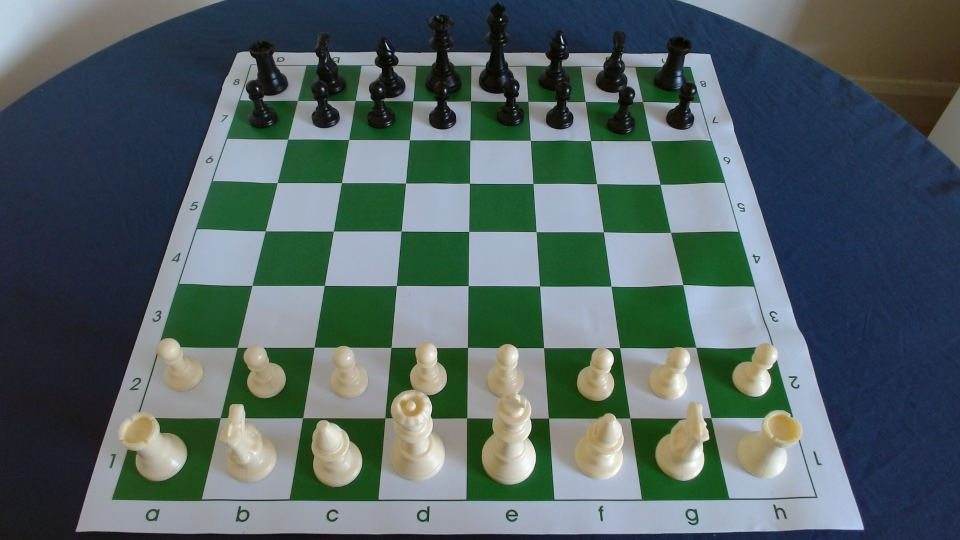
#> input picture notebooks/game_opera/game_opera0.jpg, 1920 x 1080 px (shown at 1/2 size)
$ jupyter execute squares.ipynb
#> lines starting #> are read from the running program, lines starting #| are printed output that depends on the picture; after the words box and inside, x2 and y2 are one past the last pixel; in counts of white or black regions, pixels touching at a corner belong together; long printed decimals are rounded
[cell 1]
import cv2
from matplotlib import pyplot as plt
import numpy as np
import scipy.spatial as spatial
import scipy.cluster as clstr
from collections import defaultdict
import operator
from pathlib import Path

[cell 2]
project_dir = Path.cwd().parent
print(project_dir)

[cell 3]
img = cv2.imread(project_dir / "notebooks" / "game_opera" / "game_opera0.jpg")
#> img is the input picture: shape (1080, 1920, 3); mean B, G, R 99.8, 99, 83
img = cv2.cvtColor(img, cv2.COLOR_BGR2RGB)

[cell 4]
plt.imshow(img)

[cell 5]
grey = cv2.cvtColor(img, cv2.COLOR_RGB2GRAY)
plt.imshow(grey, cmap = "grey")

[cell 6]
blur = cv2.blur(grey, (3, 3))
plt.title("blur, ksize = (3*3)")
plt.imshow(blur, cmap = "grey")

[cell 7]
v = np.median(blur)
#> v = 62
sigma = 0.33
l = int(max(0, (1.0 - sigma) * v))
#> l = 41
u = int(min(255, (1.0 + sigma) * v))
#> u = 82
canny = cv2.Canny(blur, l, u)
#> canny: shape (1080, 1920); 2.1% white in thin lines or dots
plt.title("canny(blur)")
plt.imshow(canny, cmap = "grey")

[cell 8]
kernel = np.ones((3, 3), np.uint8)
dilated = cv2.dilate(canny, kernel, iterations = 1)
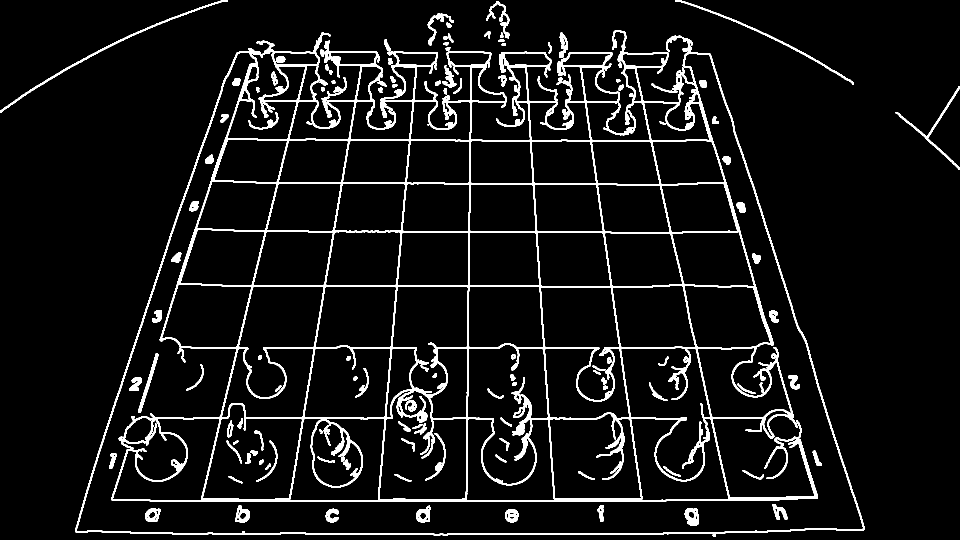
#> dilated: shape (1080, 1920) (shown at 1/2 size); 6.8% white; 132 white regions (2 under 20 px)
plt.title("dilated(canny)")
plt.imshow(dilated, cmap = "grey")

[cell 9]
cnts, _ = cv2.findContours(dilated, cv2.RETR_EXTERNAL, cv2.CHAIN_APPROX_SIMPLE)
#> cnts = 48 contours; largest, box (x1, y1, x2, y2) and area: (150, 61, 1729, 1074) 1152921, (0, 0, 456, 226) 1512, (1350, 0, 1707, 170) 1136, (1791, 172, 1920, 340) 978, (972, 2, 1020, 77) 602
largest_contour = max(cnts, key=cv2.contourArea)
#> largest_contour = contour of 4215 points, box (x1, y1, x2, y2) (150, 61, 1729, 1074), area 1152921
base = img.copy()
cv2.drawContours(base, largest_contour, -1, (255, 255, 255), 5)
#> base: shape (1080, 1920, 3); mean R, G, B 87.5, 103.3, 104
plt.imshow(base, cmap = 'grey')

[cell 10]
def find_corners(points):
    #max x + y
    bottom_right, _ = max(enumerate([point[0] + point[1] for point in points]), key=operator.itemgetter(1))
    #min x + y
    top_left, _ = min(enumerate([point[0] + point[1] for point in points]), key=operator.itemgetter(1))
    #min x - y
    bottom_left, _ = min(enumerate([point[0] - point[1] for point in points]), key=operator.itemgetter(1))
    #max x - y
    top_right, _ = max(enumerate([point[0] - point[1] for point in points]), key=operator.itemgetter(1))
    return [points[top_left], points[top_right], points[bottom_left], points[bottom_right]]

board_corners = find_corners(largest_contour[:, 0, :])
#> in find_corners, `bottom_right, _ = max(enumerate([point[0] + point[1] for point in poin..`: bottom_right = 3140
#> in find_corners, `top_left, _ = min(enumerate([point[0] + point[1] for point in points])..`: top_left = 2418
#> in find_corners, `bottom_left, _ = min(enumerate([point[0] - point[1] for point in point..`: bottom_left = 3058
#> in find_corners, `top_right, _ = max(enumerate([point[0] - point[1] for point in points]..`: top_right = 3750
#> board_corners = [[474, 104], [1421, 108], [150, 1063], [1727, 1060]]
board_corners
#> Out has the same summary as board_corners

[cell 11]
h, w, l = img.shape
corners_image = np.zeros((h, w, 3), np.uint8)
cv2.drawContours(corners_image, [largest_contour], -1, (255, 255, 255), 1)
#> corners_image: shape (1080, 1920, 3); 0.55% white in thin lines or dots, all inside (x1, y1, x2, y2) = (150, 61, 1729, 1074)

cv2.circle(corners_image, board_corners[0], 15, (255, 255, 255), -1)  # red for top-left
cv2.circle(corners_image, board_corners[1], 15, (255, 255, 255), -1)  # green for top-right
cv2.circle(corners_image, board_corners[2], 15, (255, 255,255), -1)  # blue for bottom-left
#> corners_image: shape (1080, 1920, 3); 0.64% white in thin lines or dots, all inside (x1, y1, x2, y2) = (135, 61, 1729, 1079)
cv2.circle(corners_image, board_corners[3], 15, (255, 255, 255), -1)  # yellow for bottom-right
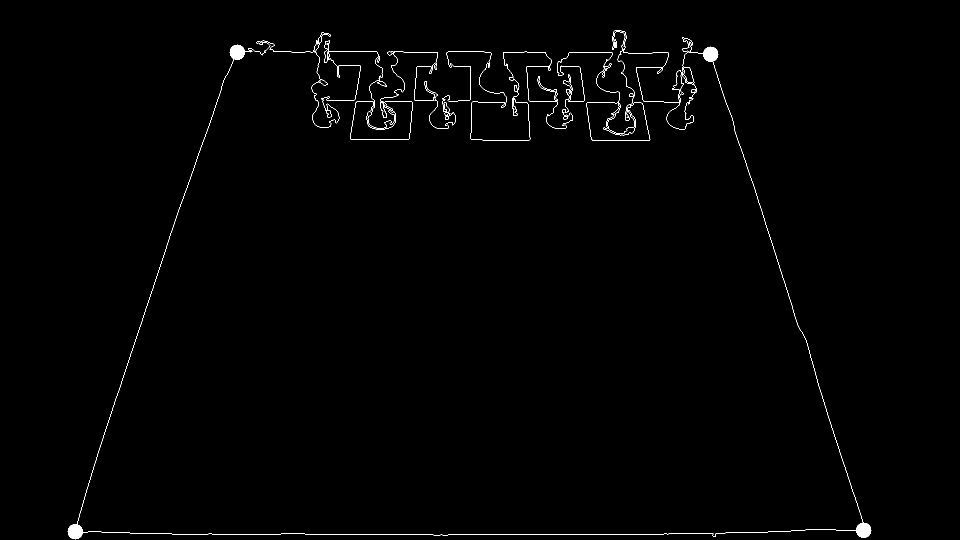
#> corners_image: shape (1080, 1920, 3) (shown at 1/2 size); 0.68% white; 1 white region, box (x1, y1, x2, y2) and area: (135, 61, 1743, 1079) 14048


board_corners = np.asarray(board_corners, dtype = "float32")
plt.imshow(corners_image, cmap="gray")

[cell 12]
height, width = 800, 800
dimensions = np.float32([[0, 0],[width, 0], [0, height],[width, height]])
M = cv2.getPerspectiveTransform(board_corners, dimensions)
#> M = [[0.899, 0.304, -457.9], [-0.0063, 1.49, -152.1], [-1e-05, 0.000744, 1]]
M_inv = cv2.invert(M)[1]
#> M_inv = [[1.11, -0.448, 441.9], [0.00543, 0.621, 96.95], [7.1e-06, -0.000467, 0.932]]
board = cv2.warpPerspective(img, M, (width, height))
plt.imshow(board)

[cell 13]
base = board.copy()
grey = cv2.cvtColor(board, cv2.COLOR_RGB2GRAY)
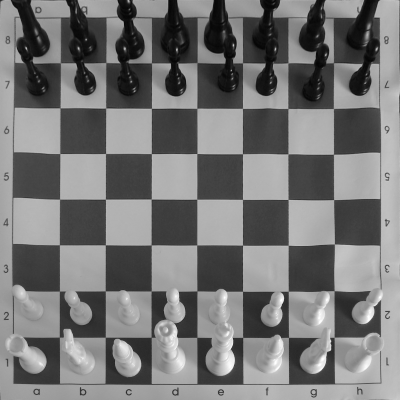
#> grey: shape (800, 800) (shown at 1/2 size); min 3, max 255, mean 117.8
plt.imshow(grey, cmap = "gray")

[cell 14]
blur = cv2.blur(grey, (3, 3))
#> blur: shape (800, 800)
plt.title("blur, ksize = (3*3)")
plt.imshow(blur, cmap = "grey")

[cell 15]
v = np.median(blur)
#> v = 143
l = int(max(0, (1.0 - sigma) * v))
#> l = 95
u = int(min(255, (1.0 + sigma) * v))
#> u = 190
canny = cv2.Canny(blur, l, u)
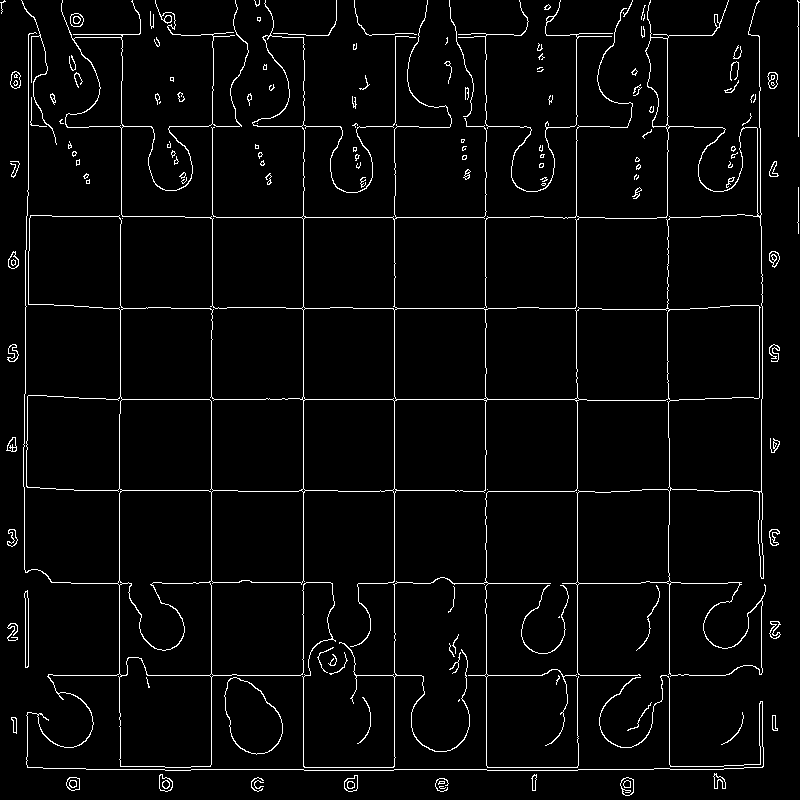
#> canny: shape (800, 800); 3.5% white in thin lines or dots
plt.title("canny(blur)")
plt.imshow(canny, cmap = "grey")

[cell 16]
def drawHough(lines, image):
    for line in lines:
        rho = line[0][0]
        theta = line[0][1]
        a = np.cos(theta)
        b = np.sin(theta)
        x0 = a*rho
        y0 = b*rho
        x1 = int(x0 + 1000*(-b))
        y1 = int(y0 + 1000*(a))
        x2 = int(x0 - 1000*(-b))
        y2 = int(y0 - 1000*(a))
        cv2.line(image, (x1, y1), (x2, y2), (0, 0, 255), 2)

[cell 17]
base = board.copy()
lines = cv2.HoughLines(canny, 1, np.pi/180, 150)
#> lines = 31 rows, first 8: [303, 0], [394, 0], [675, 1.57], [399, 1.57], [211, 0], [217, 1.57], [485, 0], [769, 1.57]
drawHough(lines, base)
#> the loop in drawHough, `for line in lines:` made 31 passes
#> (rho, theta, a, b, x0, y0, x1, y1) on passes 1 to 8: (303, 0, 1, 0, 303, 0, 303, 1000), (394, 0, 1, 0, 394, 0, 394, 1000), (675, 1.57, -4.37e-08, 1, -2.95e-05, 675, -1000, 674), (399, 1.57, -4.37e-08, 1, -1.74e-05, 399, -1000, 398), (211, 0, 1, 0, 211, 0, 211, 1000), (217, 1.57, -4.37e-08, 1, -9.49e-06, 217, -1000, 216), (485, 0, 1, 0, 485, 0, 485, 1000), (769, 1.57, -4.37e-08, 1, -3.36e-05, 769, -1000, 768)
#> after the loop in drawHough, `for line in lines:`:
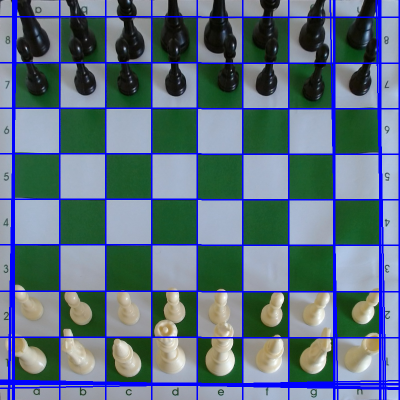
#> image: shape (800, 800, 3) (shown at 1/2 size); mean R, G, B 92.5, 112.4, 127.8
plt.imshow(base)

[cell 18]
lines = np.reshape(lines, (-1, 2))
#> lines = 31 pairs, first value -757 to 798, second value 0 to 3.12
h = []
v = []
for rho, theta in lines:
    if theta < np.pi / 4 or theta > np.pi - np.pi/4:
        v.append([rho, theta])
    else:
        h.append([rho, theta])
#> this loop made 31 passes
#> after the loop, h = [[675, 1.57], [399, 1.57], [217, 1.57], [769, 1.57], [126, 1.57], [308, 1.57], [583, 1.57], [490, 1.57], [767, 1.57], [34, 1.57], [761, 1.59], [776, 1.55], [764, 1.59]]; v = [[303, 0], [394, 0], [211, 0], [485, 0], [577, 0], [119, 0], [28, 0], [667, 0], [669, 0], [759, 0], [761, 0], [25, 0], [31, 0.0175], [-753, 3.12], [798, 0], [33, 0.0175], [-757, 3.12], [-661, 3.12]]

[cell 19]
base = board.copy()
for line in h:
    rho = line[0]
    theta = line[1]
    a = np.cos(theta)
    b = np.sin(theta)
    x0 = a*rho
    y0 = b*rho
    x1 = int(x0 + 1000*(-b))
    y1 = int(y0 + 1000*(a))
    x2 = int(x0 - 1000*(-b))
    y2 = int(y0 - 1000*(a))
    cv2.line(base, (x1, y1), (x2, y2), (0, 0, 255), 2)
#> this loop made 13 passes
#> (rho, theta, a, x0, y0, x1, y1, x2) on passes 1 to 8: (675, 1.57, -4.37e-08, -2.95e-05, 675, -1000, 674, 999), (399, 1.57, -4.37e-08, -1.74e-05, 399, -1000, 398, 999), (217, 1.57, -4.37e-08, -9.49e-06, 217, -1000, 216, 999), (769, 1.57, -4.37e-08, -3.36e-05, 769, -1000, 768, 999), (126, 1.57, -4.37e-08, -5.51e-06, 126, -1000, 125, 999), (308, 1.57, -4.37e-08, -1.35e-05, 308, -1000, 307, 999), (583, 1.57, -4.37e-08, -2.55e-05, 583, -1000, 582, 999), (490, 1.57, -4.37e-08, -2.14e-05, 490, -1000, 489, 999)
#> base: shape (800, 800, 3)
for line in v:
    rho = line[0]
    theta = line[1]
    a = np.cos(theta)
    b = np.sin(theta)
    x0 = a*rho
    y0 = b*rho
    x1 = int(x0 + 1000*(-b))
    y1 = int(y0 + 1000*(a))
    x2 = int(x0 - 1000*(-b))
    y2 = int(y0 - 1000*(a))
    cv2.line(base, (x1, y1), (x2, y2), (255, 0, 0), 2)
#> this loop made 18 passes
#> (rho, theta, a, b, x0, y0, x1, y1) on passes 1 to 8: (303, 0, 1, 0, 303, 0, 303, 1000), (394, 0, 1, 0, 394, 0, 394, 1000), (211, 0, 1, 0, 211, 0, 211, 1000), (485, 0, 1, 0, 485, 0, 485, 1000), (577, 0, 1, 0, 577, 0, 577, 1000), (119, 0, 1, 0, 119, 0, 119, 1000), (28, 0, 1, 0, 28, 0, 28, 1000), (667, 0, 1, 0, 667, 0, 667, 1000)
#> base: shape (800, 800, 3); mean R, G, B 107.2, 112.4, 113.2
plt.imshow(base)

[cell 20]
points = []
for rho_h, theta_h in h:
    for rho_v, theta_v in v:
        a = np.array([[np.cos(theta_h), np.sin(theta_h)], [np.cos(theta_v), np.sin(theta_v)]])
        b = np.array([rho_h, rho_v])
        intersect = np.linalg.solve(a, b)
        points.append(intersect)
#> this loop made 13 passes
#> after the loop, points = 234 pairs, first value 17.46 to 798, second value 34 to 778

[cell 21]
base = board.copy()
for point in points:
    x, y = point
    cv2.circle(base, (int(x), int(y)), 5, (255, 0, 0), -1)
#> this loop made 234 passes
#> point on passes 30 to 32: [25, 399], [24.04, 399], [760.1, 399]
#> base: shape (800, 800, 3); mean R, G, B 105.7, 123.3, 113.4
plt.imshow(base)

[cell 22]
def cluster_intersections(points, max_dist=55):
    Y = spatial.distance.pdist(points)
    Z = clstr.hierarchy.single(Y)
    T = clstr.hierarchy.fcluster(Z, max_dist, "distance")
    clusters = defaultdict(list)
    for i in range(len(T)):
        clusters[T[i]].append(points[i])
    clusters = clusters.values()
    clusters = map(lambda arr: (np.mean(np.array(arr)[:, 0]), np.mean(np.array(arr)[:, 1])), clusters)
    result = []
    for point in clusters:
        result.append([point[0], point[1]])
    return result

points_clustered = cluster_intersections(points)

[cell 23]
base = board.copy()
for point in points_clustered:
    x, y = point
    cv2.circle(base, (int(x), int(y)), 5, (255, 0, 0), -1)
#> this loop made 81 passes
#> point on passes 1 to 8: [303, 675], [394, 675], [211, 675], [485, 675], [577, 675], [119, 675], [23.36, 675], [669.6, 675]
#> base: shape (800, 800, 3); mean R, G, B 105.1, 124.1, 114.2
plt.imshow(base)

[cell 24]
len(points_clustered)
#> Out = 81

[cell 25]
corners = find_corners(points_clustered)
base = board.copy()
for point in corners:
    x, y = point
    cv2.circle(base, (int(x), int(y)), 5, (255, 0, 0), -1)
#> this loop made 4 passes
#> point on passes 1 to 4: [28.96, 34], [765.9, 34], [22.55, 767.5], [771, 770.2]
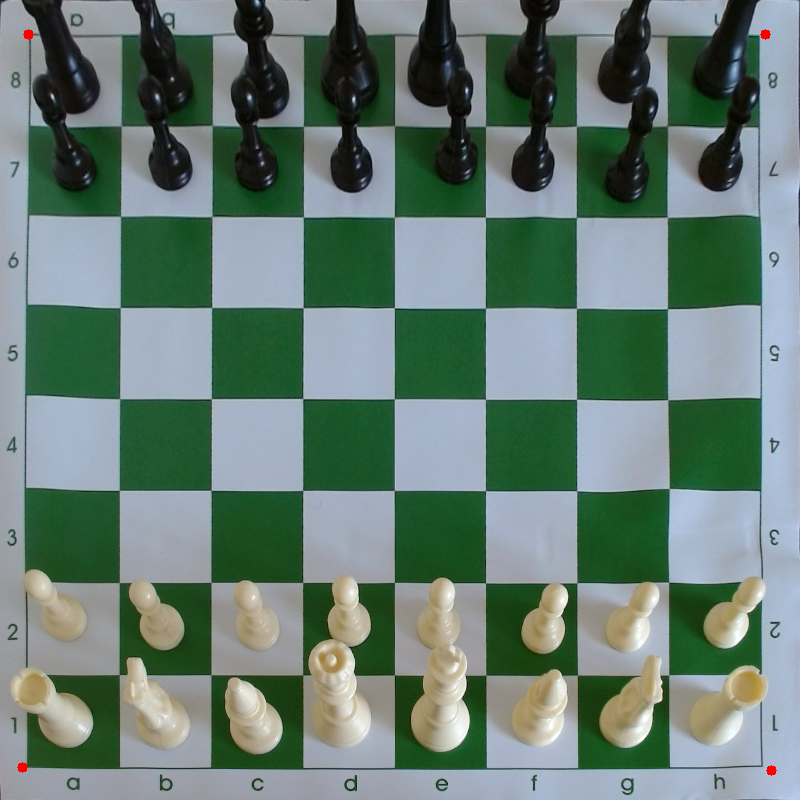
#> base: shape (800, 800, 3); mean R, G, B 103.7, 125.3, 115.4
plt.imshow(base)

[cell 26]
h, w = np.max(corners, axis=0)
x_start, y_start = np.min(corners, axis=0)
h, w, x_start, y_start
#> Out = (771, 770.2, 22.55, 34)

[cell 27]
rows = 8
cols = 8

# Create linearly spaced points for the grid edges
x_points = np.linspace(x_start, w, cols + 1, dtype=int)
y_points = np.linspace(y_start, h, rows + 1, dtype=int)

# Create meshgrid to get the X,Y coordinates of all intersections
xv, yv = np.meshgrid(x_points, y_points)

# Extract and print the 4 corners for each grid square
grid_corners = []

for i in range(rows):
    for j in range(cols):
        top_left = (xv[i, j], yv[i, j])
        top_right = (xv[i, j + 1], yv[i, j])
        bottom_left = (xv[i + 1, j], yv[i + 1, j])
        bottom_right = (xv[i + 1, j + 1], yv[i + 1, j])


        corners = [top_left, top_right, bottom_left, bottom_right]
        grid_corners.append(corners)

grid_corners = np.array(grid_corners, dtype=np.float32).reshape(-1, 1, 2)
grid_corners = cv2.perspectiveTransform(grid_corners, M_inv)
grid_corners = grid_corners.reshape(-1, 4, 2)

[cell 28]
base = img.copy()
for square in grid_corners:
    top_left, top_right, bottom_left, bottom_right = square
    cv2.line(base, (int(top_left[0]), int(top_left[1])), (int(top_right[0]), int(top_right[1])), (255, 0, 0), 2)
    cv2.line(base, (int(top_right[0]), int(top_right[1])), (int(bottom_right[0]), int(bottom_right[1])), (255, 0, 0), 2)
    cv2.line(base, (int(bottom_right[0]), int(bottom_right[1])), (int(bottom_left[0]), int(bottom_left[1])), (255, 0, 0), 2)
    cv2.line(base, (int(bottom_left[0]), int(bottom_left[1])), (int(top_left[0]), int(top_left[1])), (255, 0, 0), 2)
#> this loop made 64 passes
#> square on passes 1, 4, 17, 25, 34, 42, 43: [[492.3, 129], [606, 129.4], [469.3, 200.7], [588.7, 201.2]], [[830.7, 130.3], [944, 130.8], [824.4, 202], [943.2, 202.4]], [[444, 279.9], [569.6, 280.3], [416, 367.7], [548.4, 368.1]], [[416, 367.7], [548.4, 368.1], [384.7, 465.7], [524.7, 466]], [[524.7, 466], [663.1, 466.2], [498.2, 575.8], [645.1, 576]], [[498.2, 575.8], [645.1, 576], [468.2, 700], [624.6, 700]], [[645.1, 576], [791.6, 576.2], [624.6, 700], [780.8, 700.1]]
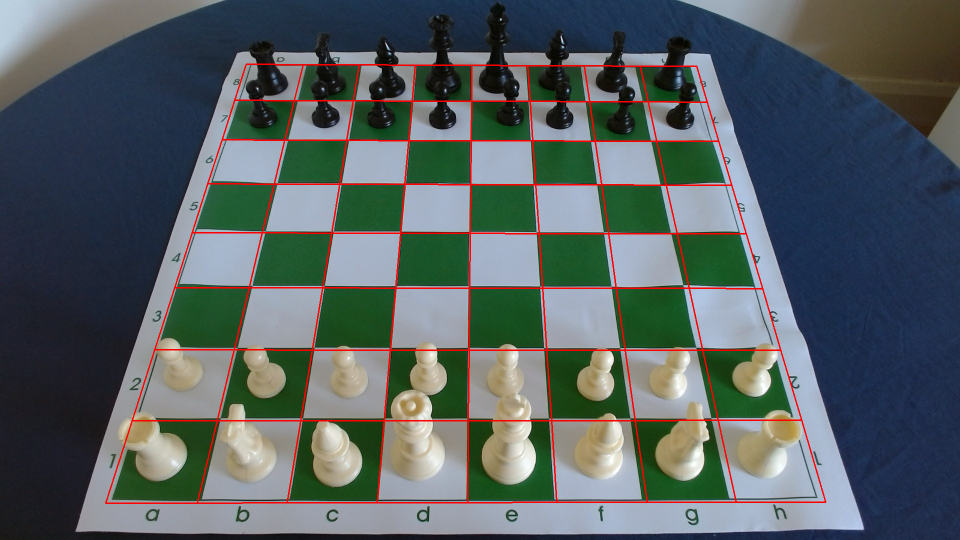
#> base: shape (1080, 1920, 3) (shown at 1/2 size); mean R, G, B 86.8, 95.6, 96.6
plt.imshow(base)

[cell 29]
grid_corners[48]
#> Out = [[309.8, 699.9], [468.2, 700], [264.5, 841.5], [434.1, 841.5]]

[cell 30]
squares = []
for square in grid_corners:
    x0, y0 = np.min(square, axis=0)
    x1, y1 = np.max(square, axis=0)
    squares.append((x0, y0, x1, y1))
print(squares[48])
#| (264.541, 699.9151, 468.223, 841.5372)

[cell 31]
squares_dict = {}
cols = "abcdefgh"
rows = "87654321"
square_names = [f'{col}{row}' for row in rows for col in cols]
print(square_names[48])

[cell 32]
for square, square_name in zip(squares, square_names):
    squares_dict[square_name] = {'piece': None, 'boundaries': np.array(square), 'score': None}
#> this loop made 64 passes
#> (square, square_name) on passes 1 to 8: ((469.3, 129, 606, 201.2), 'a8'), ((588.7, 129.4, 718.4, 201.6), 'b8'), ((706.6, 129.9, 830.7, 202), 'c8'), ((824.4, 130.3, 944, 202.4), 'd8'), ((943.2, 130.8, 1060.6, 202.9), 'e8'), ((1055.9, 131.2, 1179.1, 203.3), 'f8'), ((1168.8, 131.7, 1296.2, 203.7), 'g8'), ((1280.4, 132.2, 1414.3, 204.1), 'h8')

[cell 33]
squares_dict['a2']

[cell 34]
t = (380, 780)
base = img.copy()
cv2.circle(base, (int(t[0]), int(t[1])), 5, (255, 0, 0), -1)
#> base: shape (1080, 1920, 3); mean R, G, B 83, 99, 99.8
plt.imshow(base)
squares_dict['a2']['boundaries'][0] < t[0] <= squares_dict['a2']['boundaries'][2] and squares_dict['a2']['boundaries'][1] < t[1] <= squares_dict['a2']['boundaries'][3]
#> Out = True
